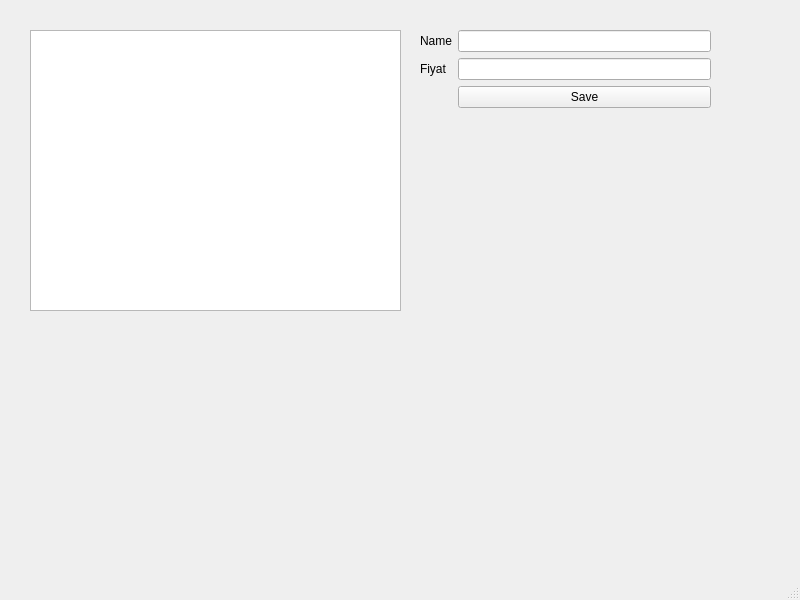
<?xml version="1.0" encoding="UTF-8"?>
<ui version="4.0">
 <class>MainWindow</class>
 <widget class="QMainWindow" name="MainWindow">
  <property name="geometry">
   <rect>
    <x>0</x>
    <y>0</y>
    <width>800</width>
    <height>600</height>
   </rect>
  </property>
  <property name="windowTitle">
   <string>MainWindow</string>
  </property>
  <widget class="QWidget" name="centralwidget">
   <widget class="QTableWidget" name="table_products">
    <property name="geometry">
     <rect>
      <x>30</x>
      <y>30</y>
      <width>371</width>
      <height>281</height>
     </rect>
    </property>
   </widget>
   <widget class="QWidget" name="formLayoutWidget">
    <property name="geometry">
     <rect>
      <x>420</x>
      <y>30</y>
      <width>291</width>
      <height>221</height>
     </rect>
    </property>
    <layout class="QFormLayout" name="formLayout">
     <item row="2" column="0">
      <widget class="QLabel" name="label">
       <property name="text">
        <string>Fiyat</string>
       </property>
      </widget>
     </item>
     <item row="1" column="0">
      <widget class="QLabel" name="label_2">
       <property name="text">
        <string>Name</string>
       </property>
      </widget>
     </item>
     <item row="1" column="1">
      <widget class="QLineEdit" name="lbl_name"/>
     </item>
     <item row="2" column="1">
      <widget class="QLineEdit" name="lbl_price"/>
     </item>
     <item row="3" column="1">
      <widget class="QPushButton" name="btn_save">
       <property name="text">
        <string>Save</string>
       </property>
      </widget>
     </item>
    </layout>
   </widget>
  </widget>
  <widget class="QMenuBar" name="menubar">
   <property name="geometry">
    <rect>
     <x>0</x>
     <y>0</y>
     <width>800</width>
     <height>21</height>
    </rect>
   </property>
  </widget>
  <widget class="QStatusBar" name="statusbar"/>
 </widget>
 <resources/>
 <connections/>
</ui>
